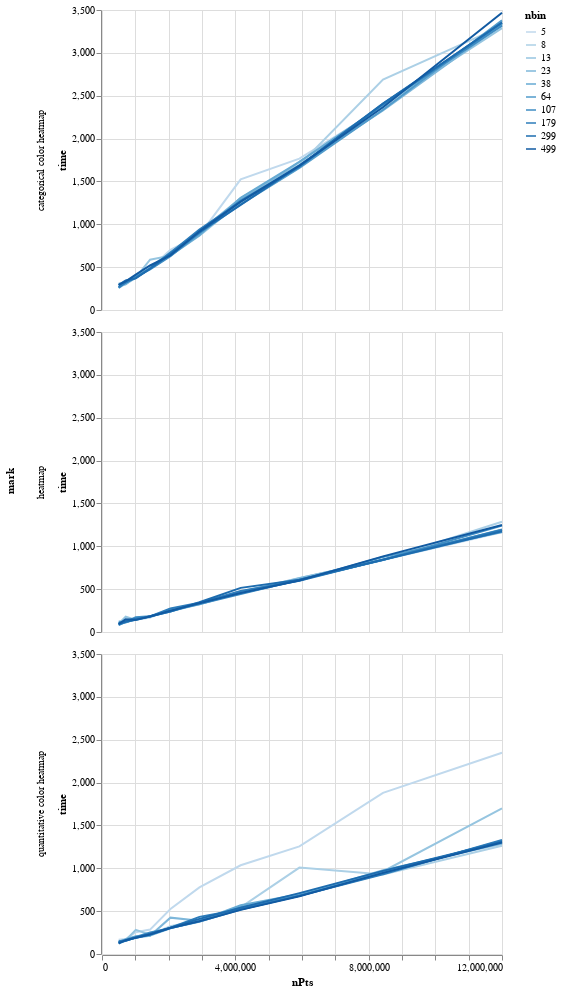

Source (notebook cell):
### Code cell
alt.Chart(df).mark_line().encode(
    y = "time",
    x = "nPts",
    color = alt.Color("nbin",type="ordinal"),
    row="mark"
)

### Figure 1 — Vega-Lite specification as saved in the notebook (floating-point values rounded to 4 significant figures; data arrays with more than 128 entries replaced by an {"elided": "..."} marker saying what was removed)
{"config": {"view": {"continuousWidth": 400, "continuousHeight": 300}}, "data": {"name": "data-7aa38137e958c0343909898b8b7252d9"}, "mark": "line", "encoding": {"color": {"type": "ordinal", "field": "nbin"}, "row": {"type": "nominal", "field": "mark"}, "x": {"type": "quantitative", "field": "nPts"}, "y": {"type": "quantitative", "field": "time"}}, "$schema": "https://vega.github.io/schema/vega-lite/v4.8.1.json", "datasets": {"data-7aa38137e958c0343909898b8b7252d9": {"elided": "300 records"}}}
